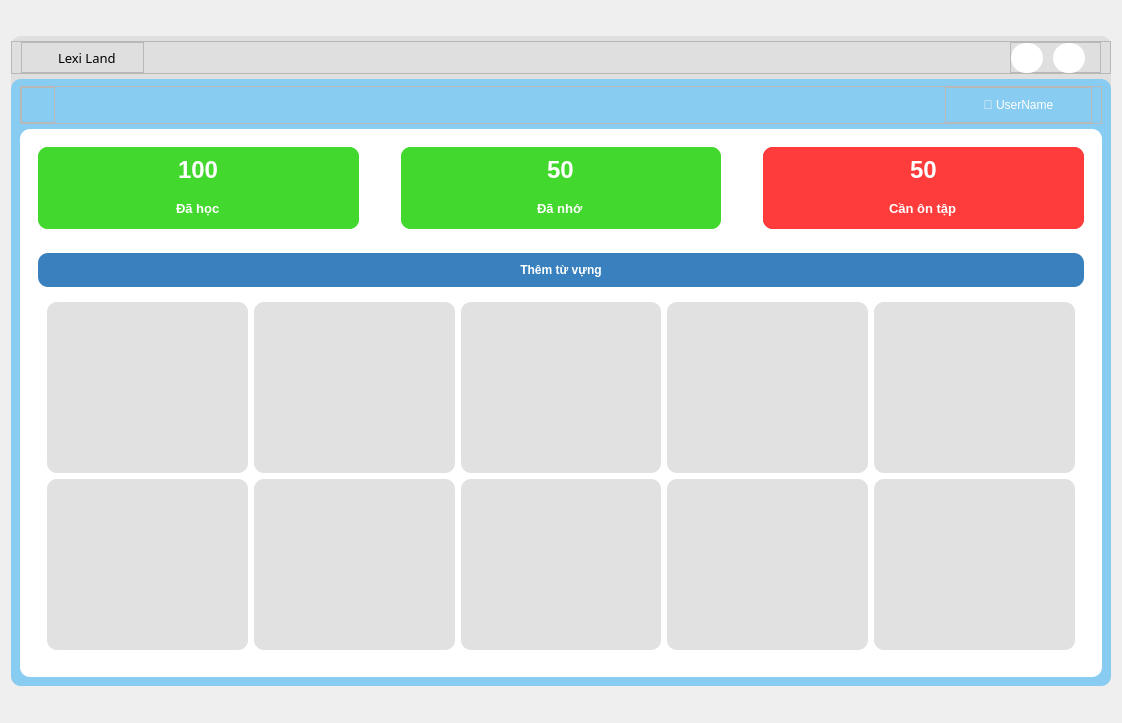
<?xml version="1.0" encoding="UTF-8"?>
<ui version="4.0">
 <class>MainWindow</class>
 <widget class="QMainWindow" name="MainWindow">
  <property name="geometry">
   <rect>
    <x>0</x>
    <y>0</y>
    <width>1122</width>
    <height>723</height>
   </rect>
  </property>
  <property name="windowTitle">
   <string>MainWindow</string>
  </property>
  <widget class="QWidget" name="centralwidget">
   <layout class="QHBoxLayout" name="horizontalLayout">
    <item>
     <widget class="QFrame" name="MainFrame">
      <property name="minimumSize">
       <size>
        <width>1100</width>
        <height>650</height>
       </size>
      </property>
      <property name="maximumSize">
       <size>
        <width>1100</width>
        <height>650</height>
       </size>
      </property>
      <property name="styleSheet">
       <string notr="true">#MainFrame{
background-color: rgb(223, 223, 223);
border-radius:10px;
}</string>
      </property>
      <property name="frameShape">
       <enum>QFrame::StyledPanel</enum>
      </property>
      <property name="frameShadow">
       <enum>QFrame::Raised</enum>
      </property>
      <layout class="QVBoxLayout" name="verticalLayout">
       <property name="spacing">
        <number>5</number>
       </property>
       <property name="leftMargin">
        <number>0</number>
       </property>
       <property name="topMargin">
        <number>5</number>
       </property>
       <property name="rightMargin">
        <number>0</number>
       </property>
       <property name="bottomMargin">
        <number>0</number>
       </property>
       <item>
        <widget class="QFrame" name="frame_14">
         <property name="font">
          <font>
           <stylestrategy>PreferDefault</stylestrategy>
          </font>
         </property>
         <property name="contextMenuPolicy">
          <enum>Qt::DefaultContextMenu</enum>
         </property>
         <property name="acceptDrops">
          <bool>false</bool>
         </property>
         <property name="frameShape">
          <enum>QFrame::StyledPanel</enum>
         </property>
         <property name="frameShadow">
          <enum>QFrame::Raised</enum>
         </property>
         <layout class="QHBoxLayout" name="horizontalLayout_11">
          <property name="topMargin">
           <number>0</number>
          </property>
          <property name="bottomMargin">
           <number>0</number>
          </property>
          <item>
           <widget class="QFrame" name="frame_15">
            <property name="maximumSize">
             <size>
              <width>123</width>
              <height>50</height>
             </size>
            </property>
            <property name="frameShape">
             <enum>QFrame::StyledPanel</enum>
            </property>
            <property name="frameShadow">
             <enum>QFrame::Raised</enum>
            </property>
            <layout class="QHBoxLayout" name="horizontalLayout_12">
             <property name="leftMargin">
              <number>0</number>
             </property>
             <property name="topMargin">
              <number>0</number>
             </property>
             <property name="rightMargin">
              <number>0</number>
             </property>
             <property name="bottomMargin">
              <number>0</number>
             </property>
             <item>
              <widget class="QPushButton" name="pushButton_4">
               <property name="maximumSize">
                <size>
                 <width>30</width>
                 <height>30</height>
                </size>
               </property>
               <property name="focusPolicy">
                <enum>Qt::NoFocus</enum>
               </property>
               <property name="styleSheet">
                <string notr="true">border-radius: 10px</string>
               </property>
               <property name="text">
                <string/>
               </property>
               <property name="icon">
                <iconset>
                 <normaloff>../icons/lexiland_logo1.png</normaloff>../icons/lexiland_logo1.png</iconset>
               </property>
               <property name="iconSize">
                <size>
                 <width>34</width>
                 <height>34</height>
                </size>
               </property>
               <property name="shortcut">
                <string notr="true"/>
               </property>
               <property name="autoRepeat">
                <bool>true</bool>
               </property>
               <property name="autoExclusive">
                <bool>true</bool>
               </property>
               <property name="autoRepeatDelay">
                <number>300</number>
               </property>
               <property name="autoDefault">
                <bool>true</bool>
               </property>
              </widget>
             </item>
             <item>
              <widget class="QLabel" name="label_3">
               <property name="font">
                <font>
                 <family>Luckiest Guy</family>
                 <pointsize>10</pointsize>
                 <weight>50</weight>
                 <italic>false</italic>
                 <bold>false</bold>
                </font>
               </property>
               <property name="styleSheet">
                <string notr="true">color: rgb(0, 0, 0);
font: 10pt &quot;Luckiest Guy&quot;;</string>
               </property>
               <property name="text">
                <string>Lexi Land</string>
               </property>
              </widget>
             </item>
            </layout>
           </widget>
          </item>
          <item alignment="Qt::AlignRight">
           <widget class="QFrame" name="frame_4">
            <property name="minimumSize">
             <size>
              <width>0</width>
              <height>0</height>
             </size>
            </property>
            <property name="maximumSize">
             <size>
              <width>16777215</width>
              <height>31</height>
             </size>
            </property>
            <property name="frameShape">
             <enum>QFrame::StyledPanel</enum>
            </property>
            <property name="frameShadow">
             <enum>QFrame::Raised</enum>
            </property>
            <layout class="QHBoxLayout" name="horizontalLayout_28">
             <property name="spacing">
              <number>10</number>
             </property>
             <property name="leftMargin">
              <number>0</number>
             </property>
             <property name="topMargin">
              <number>0</number>
             </property>
             <property name="rightMargin">
              <number>15</number>
             </property>
             <property name="bottomMargin">
              <number>0</number>
             </property>
             <item>
              <widget class="QPushButton" name="HideBtn">
               <property name="minimumSize">
                <size>
                 <width>30</width>
                 <height>30</height>
                </size>
               </property>
               <property name="cursor">
                <cursorShape>PointingHandCursor</cursorShape>
               </property>
               <property name="styleSheet">
                <string notr="true">QPushButton{
	background-color: rgb(255, 255, 255);
	border-radius:15px;
	padding:0px;
}

QPushButton::hover{
	
	background-color: rgb(191, 191, 191);
	
}</string>
               </property>
               <property name="text">
                <string/>
               </property>
               <property name="icon">
                <iconset resource="../../resource/resource.qrc">
                 <normaloff>:/icon/UI/icons/minus.svg</normaloff>:/icon/UI/icons/minus.svg</iconset>
               </property>
               <property name="iconSize">
                <size>
                 <width>20</width>
                 <height>20</height>
                </size>
               </property>
              </widget>
             </item>
             <item>
              <widget class="QPushButton" name="closeBtn">
               <property name="minimumSize">
                <size>
                 <width>30</width>
                 <height>30</height>
                </size>
               </property>
               <property name="cursor">
                <cursorShape>PointingHandCursor</cursorShape>
               </property>
               <property name="styleSheet">
                <string notr="true">QPushButton{
	background-color: rgb(255, 255, 255);
	border-radius:15px;
	padding:0px;
}

QPushButton::hover{
	background-color: rgb(255, 61, 64);
}</string>
               </property>
               <property name="text">
                <string/>
               </property>
               <property name="icon">
                <iconset resource="../../resource/resource.qrc">
                 <normaloff>:/icon/UI/icons/x.svg</normaloff>:/icon/UI/icons/x.svg</iconset>
               </property>
               <property name="iconSize">
                <size>
                 <width>20</width>
                 <height>20</height>
                </size>
               </property>
              </widget>
             </item>
            </layout>
           </widget>
          </item>
         </layout>
        </widget>
       </item>
       <item>
        <widget class="QFrame" name="mainSet">
         <property name="styleSheet">
          <string notr="true">#mainSet{
background-color: #88ccf1;
border-radius:10px;
}</string>
         </property>
         <property name="frameShape">
          <enum>QFrame::StyledPanel</enum>
         </property>
         <property name="frameShadow">
          <enum>QFrame::Raised</enum>
         </property>
         <layout class="QVBoxLayout" name="verticalLayout_3">
          <property name="spacing">
           <number>5</number>
          </property>
          <property name="topMargin">
           <number>7</number>
          </property>
          <item>
           <widget class="QFrame" name="frame_2">
            <property name="frameShape">
             <enum>QFrame::StyledPanel</enum>
            </property>
            <property name="frameShadow">
             <enum>QFrame::Raised</enum>
            </property>
            <layout class="QHBoxLayout" name="horizontalLayout_2">
             <property name="leftMargin">
              <number>0</number>
             </property>
             <property name="topMargin">
              <number>0</number>
             </property>
             <property name="bottomMargin">
              <number>0</number>
             </property>
             <item alignment="Qt::AlignLeft">
              <widget class="QFrame" name="frame_5">
               <property name="sizePolicy">
                <sizepolicy hsizetype="Expanding" vsizetype="Preferred">
                 <horstretch>0</horstretch>
                 <verstretch>0</verstretch>
                </sizepolicy>
               </property>
               <property name="minimumSize">
                <size>
                 <width>0</width>
                 <height>0</height>
                </size>
               </property>
               <property name="styleSheet">
                <string notr="true"/>
               </property>
               <property name="frameShape">
                <enum>QFrame::StyledPanel</enum>
               </property>
               <property name="frameShadow">
                <enum>QFrame::Raised</enum>
               </property>
               <layout class="QHBoxLayout" name="horizontalLayout_29">
                <property name="leftMargin">
                 <number>0</number>
                </property>
                <property name="topMargin">
                 <number>0</number>
                </property>
                <property name="rightMargin">
                 <number>0</number>
                </property>
                <property name="bottomMargin">
                 <number>0</number>
                </property>
                <item>
                 <widget class="QPushButton" name="go_back">
                  <property name="minimumSize">
                   <size>
                    <width>30</width>
                    <height>30</height>
                   </size>
                  </property>
                  <property name="styleSheet">
                   <string notr="true">#go_back{
	border-radius: 15px;
	/* background-color: rgb(229, 229, 229); */
}

#go_back:hover{
	background-color: rgb(197, 197, 197);
}</string>
                  </property>
                  <property name="text">
                   <string/>
                  </property>
                  <property name="icon">
                   <iconset>
                    <normaloff>../icons/arrow-left.svg</normaloff>../icons/arrow-left.svg</iconset>
                  </property>
                  <property name="shortcut">
                   <string/>
                  </property>
                 </widget>
                </item>
               </layout>
              </widget>
             </item>
             <item alignment="Qt::AlignRight">
              <widget class="QFrame" name="frame">
               <property name="frameShape">
                <enum>QFrame::StyledPanel</enum>
               </property>
               <property name="frameShadow">
                <enum>QFrame::Raised</enum>
               </property>
               <layout class="QVBoxLayout" name="verticalLayout_4">
                <property name="leftMargin">
                 <number>0</number>
                </property>
                <property name="topMargin">
                 <number>0</number>
                </property>
                <property name="rightMargin">
                 <number>0</number>
                </property>
                <property name="bottomMargin">
                 <number>0</number>
                </property>
                <item>
                 <widget class="QLabel" name="username_label">
                  <property name="minimumSize">
                   <size>
                    <width>145</width>
                    <height>0</height>
                   </size>
                  </property>
                  <property name="font">
                   <font>
                    <pointsize>9</pointsize>
                   </font>
                  </property>
                  <property name="styleSheet">
                   <string notr="true">/*background-color: rgb(184, 184, 184); */
color: rgb(255, 255, 255);
padding:10px 5px;</string>
                  </property>
                  <property name="text">
                   <string>👤 UserName</string>
                  </property>
                  <property name="alignment">
                   <set>Qt::AlignCenter</set>
                  </property>
                  <property name="wordWrap">
                   <bool>true</bool>
                  </property>
                  <property name="margin">
                   <number>0</number>
                  </property>
                 </widget>
                </item>
               </layout>
              </widget>
             </item>
            </layout>
           </widget>
          </item>
          <item>
           <widget class="QFrame" name="frame_3">
            <property name="sizePolicy">
             <sizepolicy hsizetype="Preferred" vsizetype="Expanding">
              <horstretch>0</horstretch>
              <verstretch>0</verstretch>
             </sizepolicy>
            </property>
            <property name="styleSheet">
             <string notr="true">background-color: rgb(255, 255, 255);
border-radius:10px;</string>
            </property>
            <property name="frameShape">
             <enum>QFrame::StyledPanel</enum>
            </property>
            <property name="frameShadow">
             <enum>QFrame::Raised</enum>
            </property>
            <layout class="QVBoxLayout" name="verticalLayout_2">
             <property name="spacing">
              <number>6</number>
             </property>
             <property name="leftMargin">
              <number>9</number>
             </property>
             <property name="topMargin">
              <number>9</number>
             </property>
             <property name="rightMargin">
              <number>9</number>
             </property>
             <property name="bottomMargin">
              <number>9</number>
             </property>
             <item>
              <widget class="QFrame" name="frame_6">
               <property name="minimumSize">
                <size>
                 <width>0</width>
                 <height>100</height>
                </size>
               </property>
               <property name="frameShape">
                <enum>QFrame::StyledPanel</enum>
               </property>
               <property name="frameShadow">
                <enum>QFrame::Raised</enum>
               </property>
               <layout class="QHBoxLayout" name="horizontalLayout_3">
                <property name="spacing">
                 <number>42</number>
                </property>
                <item>
                 <widget class="QFrame" name="frame_9">
                  <property name="styleSheet">
                   <string notr="true">background-color: rgb(67, 216, 45);
color:#ffffff;</string>
                  </property>
                  <property name="frameShape">
                   <enum>QFrame::StyledPanel</enum>
                  </property>
                  <property name="frameShadow">
                   <enum>QFrame::Raised</enum>
                  </property>
                  <layout class="QVBoxLayout" name="verticalLayout_5">
                   <property name="spacing">
                    <number>0</number>
                   </property>
                   <property name="leftMargin">
                    <number>0</number>
                   </property>
                   <property name="topMargin">
                    <number>0</number>
                   </property>
                   <property name="rightMargin">
                    <number>0</number>
                   </property>
                   <property name="bottomMargin">
                    <number>0</number>
                   </property>
                   <item>
                    <widget class="QFrame" name="frame_13">
                     <property name="frameShape">
                      <enum>QFrame::StyledPanel</enum>
                     </property>
                     <property name="frameShadow">
                      <enum>QFrame::Raised</enum>
                     </property>
                     <layout class="QVBoxLayout" name="verticalLayout_10">
                      <property name="topMargin">
                       <number>4</number>
                      </property>
                      <property name="bottomMargin">
                       <number>0</number>
                      </property>
                      <item alignment="Qt::AlignHCenter">
                       <widget class="QLabel" name="label">
                        <property name="font">
                         <font>
                          <pointsize>18</pointsize>
                          <weight>75</weight>
                          <bold>true</bold>
                         </font>
                        </property>
                        <property name="text">
                         <string>100</string>
                        </property>
                       </widget>
                      </item>
                     </layout>
                    </widget>
                   </item>
                   <item>
                    <widget class="QFrame" name="frame_12">
                     <property name="frameShape">
                      <enum>QFrame::StyledPanel</enum>
                     </property>
                     <property name="frameShadow">
                      <enum>QFrame::Raised</enum>
                     </property>
                     <layout class="QVBoxLayout" name="verticalLayout_11">
                      <property name="topMargin">
                       <number>0</number>
                      </property>
                      <property name="bottomMargin">
                       <number>0</number>
                      </property>
                      <item alignment="Qt::AlignHCenter">
                       <widget class="QLabel" name="label_2">
                        <property name="font">
                         <font>
                          <pointsize>10</pointsize>
                          <weight>75</weight>
                          <bold>true</bold>
                         </font>
                        </property>
                        <property name="text">
                         <string>Đã học</string>
                        </property>
                       </widget>
                      </item>
                     </layout>
                    </widget>
                   </item>
                  </layout>
                 </widget>
                </item>
                <item>
                 <widget class="QFrame" name="frame_10">
                  <property name="styleSheet">
                   <string notr="true">background-color: rgb(67, 216, 45);
color:#ffffff;</string>
                  </property>
                  <property name="frameShape">
                   <enum>QFrame::StyledPanel</enum>
                  </property>
                  <property name="frameShadow">
                   <enum>QFrame::Raised</enum>
                  </property>
                  <layout class="QVBoxLayout" name="verticalLayout_6">
                   <property name="spacing">
                    <number>0</number>
                   </property>
                   <property name="leftMargin">
                    <number>0</number>
                   </property>
                   <property name="topMargin">
                    <number>0</number>
                   </property>
                   <property name="rightMargin">
                    <number>0</number>
                   </property>
                   <property name="bottomMargin">
                    <number>0</number>
                   </property>
                   <item>
                    <widget class="QFrame" name="frame_17">
                     <property name="frameShape">
                      <enum>QFrame::StyledPanel</enum>
                     </property>
                     <property name="frameShadow">
                      <enum>QFrame::Raised</enum>
                     </property>
                     <layout class="QVBoxLayout" name="verticalLayout_13">
                      <property name="topMargin">
                       <number>4</number>
                      </property>
                      <property name="bottomMargin">
                       <number>0</number>
                      </property>
                      <item alignment="Qt::AlignHCenter">
                       <widget class="QLabel" name="label_4">
                        <property name="font">
                         <font>
                          <pointsize>18</pointsize>
                          <weight>75</weight>
                          <bold>true</bold>
                         </font>
                        </property>
                        <property name="text">
                         <string>50</string>
                        </property>
                       </widget>
                      </item>
                     </layout>
                    </widget>
                   </item>
                   <item>
                    <widget class="QFrame" name="frame_16">
                     <property name="frameShape">
                      <enum>QFrame::StyledPanel</enum>
                     </property>
                     <property name="frameShadow">
                      <enum>QFrame::Raised</enum>
                     </property>
                     <layout class="QVBoxLayout" name="verticalLayout_12">
                      <item alignment="Qt::AlignHCenter">
                       <widget class="QLabel" name="label_5">
                        <property name="font">
                         <font>
                          <pointsize>10</pointsize>
                          <weight>75</weight>
                          <bold>true</bold>
                         </font>
                        </property>
                        <property name="text">
                         <string>Đã nhớ</string>
                        </property>
                       </widget>
                      </item>
                     </layout>
                    </widget>
                   </item>
                  </layout>
                 </widget>
                </item>
                <item>
                 <widget class="QFrame" name="frame_11">
                  <property name="styleSheet">
                   <string notr="true">background-color: rgb(255, 60, 60);
color:#ffffff;</string>
                  </property>
                  <property name="frameShape">
                   <enum>QFrame::StyledPanel</enum>
                  </property>
                  <property name="frameShadow">
                   <enum>QFrame::Raised</enum>
                  </property>
                  <layout class="QVBoxLayout" name="verticalLayout_7">
                   <property name="spacing">
                    <number>0</number>
                   </property>
                   <property name="leftMargin">
                    <number>0</number>
                   </property>
                   <property name="topMargin">
                    <number>0</number>
                   </property>
                   <property name="rightMargin">
                    <number>0</number>
                   </property>
                   <property name="bottomMargin">
                    <number>0</number>
                   </property>
                   <item>
                    <widget class="QFrame" name="frame_19">
                     <property name="font">
                      <font>
                       <pointsize>12</pointsize>
                       <weight>75</weight>
                       <bold>true</bold>
                      </font>
                     </property>
                     <property name="frameShape">
                      <enum>QFrame::StyledPanel</enum>
                     </property>
                     <property name="frameShadow">
                      <enum>QFrame::Raised</enum>
                     </property>
                     <layout class="QVBoxLayout" name="verticalLayout_14">
                      <property name="topMargin">
                       <number>4</number>
                      </property>
                      <property name="bottomMargin">
                       <number>0</number>
                      </property>
                      <item alignment="Qt::AlignHCenter">
                       <widget class="QLabel" name="label_6">
                        <property name="font">
                         <font>
                          <pointsize>18</pointsize>
                          <weight>75</weight>
                          <bold>true</bold>
                         </font>
                        </property>
                        <property name="text">
                         <string>50</string>
                        </property>
                       </widget>
                      </item>
                     </layout>
                    </widget>
                   </item>
                   <item>
                    <widget class="QFrame" name="frame_18">
                     <property name="font">
                      <font>
                       <weight>75</weight>
                       <bold>true</bold>
                      </font>
                     </property>
                     <property name="frameShape">
                      <enum>QFrame::StyledPanel</enum>
                     </property>
                     <property name="frameShadow">
                      <enum>QFrame::Raised</enum>
                     </property>
                     <layout class="QHBoxLayout" name="horizontalLayout_4">
                      <property name="topMargin">
                       <number>0</number>
                      </property>
                      <property name="bottomMargin">
                       <number>0</number>
                      </property>
                      <item alignment="Qt::AlignHCenter">
                       <widget class="QLabel" name="label_7">
                        <property name="font">
                         <font>
                          <pointsize>10</pointsize>
                          <weight>75</weight>
                          <bold>true</bold>
                         </font>
                        </property>
                        <property name="text">
                         <string>Cần ôn tập</string>
                        </property>
                       </widget>
                      </item>
                     </layout>
                    </widget>
                   </item>
                  </layout>
                 </widget>
                </item>
               </layout>
              </widget>
             </item>
             <item>
              <widget class="QFrame" name="frame_7">
               <property name="frameShape">
                <enum>QFrame::StyledPanel</enum>
               </property>
               <property name="frameShadow">
                <enum>QFrame::Raised</enum>
               </property>
               <layout class="QVBoxLayout" name="verticalLayout_8">
                <item>
                 <widget class="QFrame" name="frame_8">
                  <property name="frameShape">
                   <enum>QFrame::StyledPanel</enum>
                  </property>
                  <property name="frameShadow">
                   <enum>QFrame::Raised</enum>
                  </property>
                  <layout class="QVBoxLayout" name="verticalLayout_9">
                   <property name="leftMargin">
                    <number>0</number>
                   </property>
                   <property name="topMargin">
                    <number>0</number>
                   </property>
                   <property name="rightMargin">
                    <number>0</number>
                   </property>
                   <property name="bottomMargin">
                    <number>0</number>
                   </property>
                   <item>
                    <widget class="QPushButton" name="add_vocab_btn">
                     <property name="font">
                      <font>
                       <weight>75</weight>
                       <bold>true</bold>
                      </font>
                     </property>
                     <property name="cursor">
                      <cursorShape>PointingHandCursor</cursorShape>
                     </property>
                     <property name="styleSheet">
                      <string notr="true">#add_vocab_btn{
	background-color: rgb(56, 128, 190);
	color:#ffffff;
	padding: 10px;
}
#add_vocab_btn::hover{
	background-color: rgb(54, 82, 175);
}</string>
                     </property>
                     <property name="text">
                      <string>Thêm từ vựng</string>
                     </property>
                     <property name="icon">
                      <iconset resource="../../resource/resource.qrc">
                       <normaloff>:/icon/UI/icons/plus.svg</normaloff>:/icon/UI/icons/plus.svg</iconset>
                     </property>
                    </widget>
                   </item>
                  </layout>
                 </widget>
                </item>
                <item>
                 <widget class="QScrollArea" name="scrollArea">
                  <property name="widgetResizable">
                   <bool>true</bool>
                  </property>
                  <widget class="QWidget" name="scrollAreaWidgetContents_2">
                   <property name="geometry">
                    <rect>
                     <x>0</x>
                     <y>0</y>
                     <width>1038</width>
                     <height>341</height>
                    </rect>
                   </property>
                   <layout class="QVBoxLayout" name="verticalLayout_15">
                    <property name="spacing">
                     <number>0</number>
                    </property>
                    <property name="leftMargin">
                     <number>0</number>
                    </property>
                    <property name="topMargin">
                     <number>0</number>
                    </property>
                    <property name="rightMargin">
                     <number>0</number>
                    </property>
                    <property name="bottomMargin">
                     <number>0</number>
                    </property>
                    <item>
                     <widget class="QFrame" name="frame_20">
                      <property name="sizePolicy">
                       <sizepolicy hsizetype="Preferred" vsizetype="Expanding">
                        <horstretch>0</horstretch>
                        <verstretch>0</verstretch>
                       </sizepolicy>
                      </property>
                      <property name="frameShape">
                       <enum>QFrame::StyledPanel</enum>
                      </property>
                      <property name="frameShadow">
                       <enum>QFrame::Raised</enum>
                      </property>
                      <layout class="QGridLayout" name="gridLayout_2">
                       <item row="0" column="0">
                        <widget class="QFrame" name="frame_29">
                         <property name="styleSheet">
                          <string notr="true">background-color: rgb(225, 225, 225);</string>
                         </property>
                         <property name="frameShape">
                          <enum>QFrame::StyledPanel</enum>
                         </property>
                         <property name="frameShadow">
                          <enum>QFrame::Raised</enum>
                         </property>
                        </widget>
                       </item>
                       <item row="0" column="1">
                        <widget class="QFrame" name="frame_30">
                         <property name="styleSheet">
                          <string notr="true">background-color: rgb(225, 225, 225);</string>
                         </property>
                         <property name="frameShape">
                          <enum>QFrame::StyledPanel</enum>
                         </property>
                         <property name="frameShadow">
                          <enum>QFrame::Raised</enum>
                         </property>
                        </widget>
                       </item>
                       <item row="0" column="2">
                        <widget class="QFrame" name="frame_31">
                         <property name="styleSheet">
                          <string notr="true">background-color: rgb(225, 225, 225);</string>
                         </property>
                         <property name="frameShape">
                          <enum>QFrame::StyledPanel</enum>
                         </property>
                         <property name="frameShadow">
                          <enum>QFrame::Raised</enum>
                         </property>
                        </widget>
                       </item>
                       <item row="0" column="3">
                        <widget class="QFrame" name="frame_32">
                         <property name="styleSheet">
                          <string notr="true">background-color: rgb(225, 225, 225);</string>
                         </property>
                         <property name="frameShape">
                          <enum>QFrame::StyledPanel</enum>
                         </property>
                         <property name="frameShadow">
                          <enum>QFrame::Raised</enum>
                         </property>
                        </widget>
                       </item>
                       <item row="0" column="4">
                        <widget class="QFrame" name="frame_37">
                         <property name="styleSheet">
                          <string notr="true">background-color: rgb(225, 225, 225);</string>
                         </property>
                         <property name="frameShape">
                          <enum>QFrame::StyledPanel</enum>
                         </property>
                         <property name="frameShadow">
                          <enum>QFrame::Raised</enum>
                         </property>
                        </widget>
                       </item>
                       <item row="1" column="0">
                        <widget class="QFrame" name="frame_33">
                         <property name="styleSheet">
                          <string notr="true">background-color: rgb(225, 225, 225);</string>
                         </property>
                         <property name="frameShape">
                          <enum>QFrame::StyledPanel</enum>
                         </property>
                         <property name="frameShadow">
                          <enum>QFrame::Raised</enum>
                         </property>
                        </widget>
                       </item>
                       <item row="1" column="1">
                        <widget class="QFrame" name="frame_34">
                         <property name="styleSheet">
                          <string notr="true">background-color: rgb(225, 225, 225);</string>
                         </property>
                         <property name="frameShape">
                          <enum>QFrame::StyledPanel</enum>
                         </property>
                         <property name="frameShadow">
                          <enum>QFrame::Raised</enum>
                         </property>
                        </widget>
                       </item>
                       <item row="1" column="2">
                        <widget class="QFrame" name="frame_35">
                         <property name="styleSheet">
                          <string notr="true">background-color: rgb(225, 225, 225);</string>
                         </property>
                         <property name="frameShape">
                          <enum>QFrame::StyledPanel</enum>
                         </property>
                         <property name="frameShadow">
                          <enum>QFrame::Raised</enum>
                         </property>
                        </widget>
                       </item>
                       <item row="1" column="3">
                        <widget class="QFrame" name="frame_36">
                         <property name="styleSheet">
                          <string notr="true">background-color: rgb(225, 225, 225);</string>
                         </property>
                         <property name="frameShape">
                          <enum>QFrame::StyledPanel</enum>
                         </property>
                         <property name="frameShadow">
                          <enum>QFrame::Raised</enum>
                         </property>
                        </widget>
                       </item>
                       <item row="1" column="4">
                        <widget class="QFrame" name="frame_38">
                         <property name="styleSheet">
                          <string notr="true">background-color: rgb(225, 225, 225);</string>
                         </property>
                         <property name="frameShape">
                          <enum>QFrame::StyledPanel</enum>
                         </property>
                         <property name="frameShadow">
                          <enum>QFrame::Raised</enum>
                         </property>
                        </widget>
                       </item>
                      </layout>
                     </widget>
                    </item>
                   </layout>
                  </widget>
                 </widget>
                </item>
               </layout>
              </widget>
             </item>
            </layout>
           </widget>
          </item>
         </layout>
        </widget>
       </item>
      </layout>
     </widget>
    </item>
   </layout>
  </widget>
 </widget>
 <resources>
  <include location="../../resource/resource.qrc"/>
 </resources>
 <connections/>
</ui>
